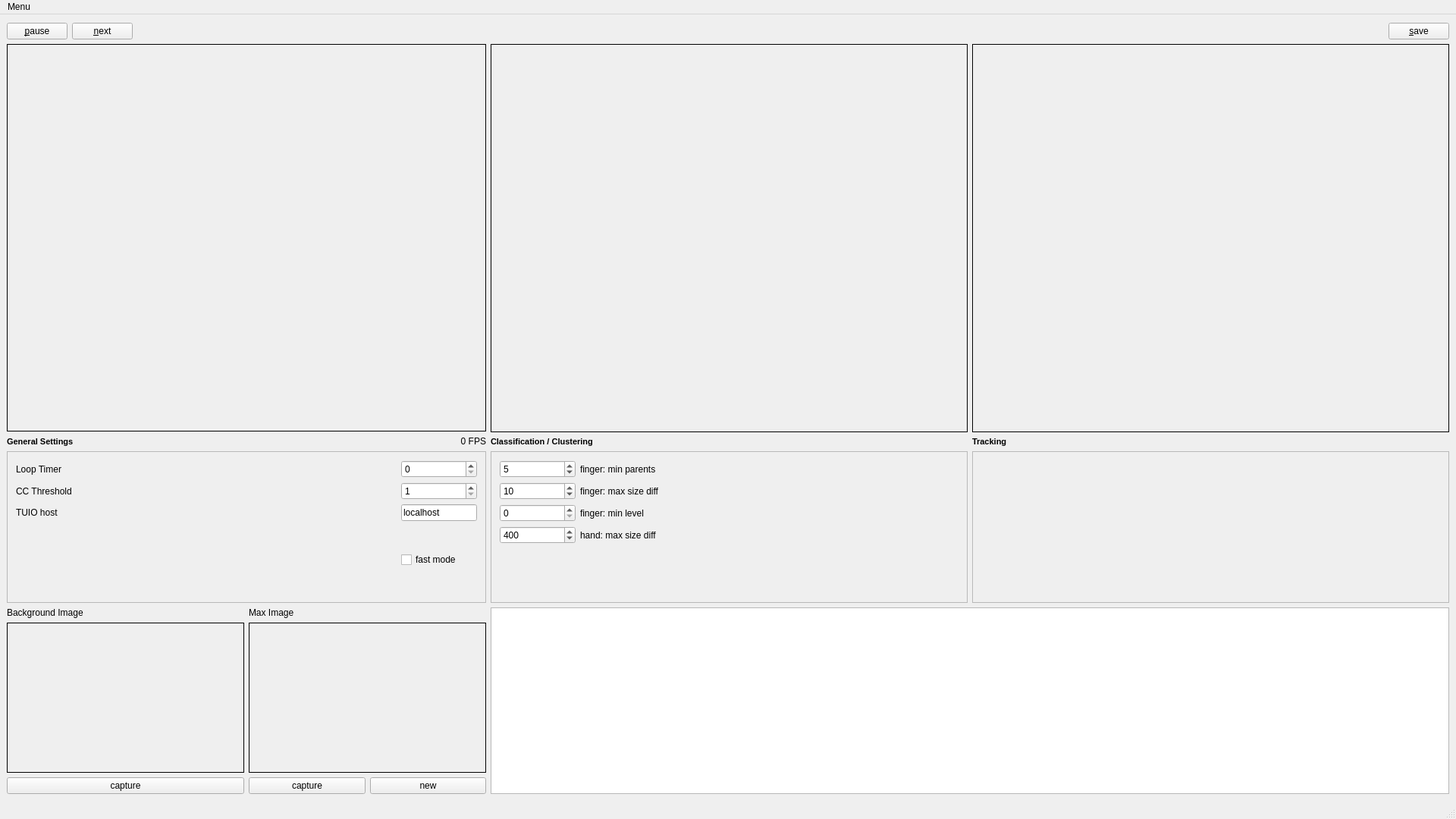
<?xml version="1.0" encoding="UTF-8"?>
<ui version="4.0">
 <class>ImageProcessingWindow</class>
 <widget class="QMainWindow" name="ImageProcessingWindow">
  <property name="geometry">
   <rect>
    <x>0</x>
    <y>0</y>
    <width>1920</width>
    <height>1080</height>
   </rect>
  </property>
  <property name="minimumSize">
   <size>
    <width>1280</width>
    <height>720</height>
   </size>
  </property>
  <property name="maximumSize">
   <size>
    <width>4096</width>
    <height>2048</height>
   </size>
  </property>
  <property name="windowTitle">
   <string>MainWindow</string>
  </property>
  <widget class="QWidget" name="gridLayout_all">
   <property name="autoFillBackground">
    <bool>true</bool>
   </property>
   <layout class="QGridLayout" name="gridLayout_3" rowstretch="0,0,3,0,1" columnstretch="1,2">
    <property name="leftMargin">
     <number>9</number>
    </property>
    <property name="rightMargin">
     <number>9</number>
    </property>
    <item row="1" column="1">
     <layout class="QHBoxLayout" name="horizontalLayout_top" stretch="0,0,0">
      <item>
       <widget class="QLabel" name="labelImageName">
        <property name="text">
         <string/>
        </property>
       </widget>
      </item>
      <item>
       <spacer name="horizontalSpacer_2">
        <property name="orientation">
         <enum>Qt::Horizontal</enum>
        </property>
        <property name="sizeHint" stdset="0">
         <size>
          <width>40</width>
          <height>20</height>
         </size>
        </property>
       </spacer>
      </item>
      <item>
       <widget class="QPushButton" name="btnSaveImages">
        <property name="focusPolicy">
         <enum>Qt::NoFocus</enum>
        </property>
        <property name="text">
         <string>&amp;save</string>
        </property>
        <property name="checkable">
         <bool>true</bool>
        </property>
       </widget>
      </item>
     </layout>
    </item>
    <item row="2" column="0">
     <layout class="QVBoxLayout" name="verticalLayout_gerneral">
      <item>
       <widget class="QLabel" name="labelImage1">
        <property name="enabled">
         <bool>true</bool>
        </property>
        <property name="sizePolicy">
         <sizepolicy hsizetype="Expanding" vsizetype="Expanding">
          <horstretch>0</horstretch>
          <verstretch>0</verstretch>
         </sizepolicy>
        </property>
        <property name="minimumSize">
         <size>
          <width>246</width>
          <height>171</height>
         </size>
        </property>
        <property name="maximumSize">
         <size>
          <width>1310</width>
          <height>894</height>
         </size>
        </property>
        <property name="sizeIncrement">
         <size>
          <width>1</width>
          <height>1</height>
         </size>
        </property>
        <property name="autoFillBackground">
         <bool>true</bool>
        </property>
        <property name="frameShape">
         <enum>QFrame::Box</enum>
        </property>
        <property name="text">
         <string/>
        </property>
        <property name="scaledContents">
         <bool>true</bool>
        </property>
       </widget>
      </item>
      <item>
       <layout class="QHBoxLayout" name="horizontalLayout_2" stretch="1,1">
        <property name="spacing">
         <number>0</number>
        </property>
        <property name="sizeConstraint">
         <enum>QLayout::SetMinAndMaxSize</enum>
        </property>
        <item>
         <widget class="QLabel" name="label_3">
          <property name="sizePolicy">
           <sizepolicy hsizetype="Preferred" vsizetype="Preferred">
            <horstretch>0</horstretch>
            <verstretch>0</verstretch>
           </sizepolicy>
          </property>
          <property name="font">
           <font>
            <pointsize>8</pointsize>
            <weight>75</weight>
            <bold>true</bold>
           </font>
          </property>
          <property name="text">
           <string>General Settings</string>
          </property>
         </widget>
        </item>
        <item>
         <widget class="QLabel" name="labelFPS">
          <property name="sizePolicy">
           <sizepolicy hsizetype="Preferred" vsizetype="Preferred">
            <horstretch>0</horstretch>
            <verstretch>0</verstretch>
           </sizepolicy>
          </property>
          <property name="text">
           <string>0 FPS</string>
          </property>
          <property name="alignment">
           <set>Qt::AlignBottom|Qt::AlignRight|Qt::AlignTrailing</set>
          </property>
         </widget>
        </item>
       </layout>
      </item>
      <item>
       <widget class="QScrollArea" name="scrollArea_2">
        <property name="sizePolicy">
         <sizepolicy hsizetype="Preferred" vsizetype="Preferred">
          <horstretch>0</horstretch>
          <verstretch>0</verstretch>
         </sizepolicy>
        </property>
        <property name="minimumSize">
         <size>
          <width>0</width>
          <height>200</height>
         </size>
        </property>
        <property name="maximumSize">
         <size>
          <width>16777215</width>
          <height>200</height>
         </size>
        </property>
        <property name="widgetResizable">
         <bool>true</bool>
        </property>
        <widget class="QWidget" name="scrollAreaWidgetContents_2">
         <property name="geometry">
          <rect>
           <x>0</x>
           <y>0</y>
           <width>627</width>
           <height>198</height>
          </rect>
         </property>
         <layout class="QGridLayout" name="gridLayout">
          <item row="3" column="0">
           <widget class="QLabel" name="label">
            <property name="text">
             <string>TUIO host</string>
            </property>
           </widget>
          </item>
          <item row="2" column="1">
           <widget class="QSpinBox" name="spinBoxCCThreshold">
            <property name="maximumSize">
             <size>
              <width>100</width>
              <height>100</height>
             </size>
            </property>
            <property name="minimum">
             <number>1</number>
            </property>
            <property name="maximum">
             <number>255</number>
            </property>
            <property name="value">
             <number>1</number>
            </property>
           </widget>
          </item>
          <item row="1" column="1">
           <widget class="QSpinBox" name="spinBoxLoopTimer">
            <property name="maximumSize">
             <size>
              <width>100</width>
              <height>100</height>
             </size>
            </property>
            <property name="maximum">
             <number>1000</number>
            </property>
            <property name="singleStep">
             <number>1</number>
            </property>
           </widget>
          </item>
          <item row="2" column="0">
           <widget class="QLabel" name="labelCCThresholdText">
            <property name="text">
             <string>CC Threshold</string>
            </property>
           </widget>
          </item>
          <item row="1" column="0">
           <widget class="QLabel" name="labelLoopTimerText">
            <property name="text">
             <string>Loop Timer</string>
            </property>
           </widget>
          </item>
          <item row="4" column="1">
           <widget class="QCheckBox" name="checkBoxFastMode">
            <property name="maximumSize">
             <size>
              <width>16777215</width>
              <height>100</height>
             </size>
            </property>
            <property name="text">
             <string>fast mode</string>
            </property>
           </widget>
          </item>
          <item row="4" column="0">
           <spacer name="verticalSpacer">
            <property name="orientation">
             <enum>Qt::Vertical</enum>
            </property>
            <property name="sizeType">
             <enum>QSizePolicy::Expanding</enum>
            </property>
            <property name="sizeHint" stdset="0">
             <size>
              <width>20</width>
              <height>40</height>
             </size>
            </property>
           </spacer>
          </item>
          <item row="3" column="1">
           <widget class="QLineEdit" name="textTUIOHost">
            <property name="sizePolicy">
             <sizepolicy hsizetype="Preferred" vsizetype="Fixed">
              <horstretch>0</horstretch>
              <verstretch>0</verstretch>
             </sizepolicy>
            </property>
            <property name="maximumSize">
             <size>
              <width>100</width>
              <height>100</height>
             </size>
            </property>
            <property name="text">
             <string>localhost</string>
            </property>
            <property name="maxLength">
             <number>20</number>
            </property>
           </widget>
          </item>
         </layout>
        </widget>
       </widget>
      </item>
     </layout>
    </item>
    <item row="4" column="0">
     <layout class="QHBoxLayout" name="horizontalLayout_calib">
      <item>
       <layout class="QVBoxLayout" name="verticalLayout_background" stretch="0,1,0">
        <item>
         <widget class="QLabel" name="labelBackgroundText">
          <property name="text">
           <string>Background Image</string>
          </property>
         </widget>
        </item>
        <item>
         <widget class="QLabel" name="labelImage4">
          <property name="sizePolicy">
           <sizepolicy hsizetype="Preferred" vsizetype="Preferred">
            <horstretch>0</horstretch>
            <verstretch>0</verstretch>
           </sizepolicy>
          </property>
          <property name="minimumSize">
           <size>
            <width>80</width>
            <height>55</height>
           </size>
          </property>
          <property name="maximumSize">
           <size>
            <width>655</width>
            <height>447</height>
           </size>
          </property>
          <property name="sizeIncrement">
           <size>
            <width>1</width>
            <height>1</height>
           </size>
          </property>
          <property name="baseSize">
           <size>
            <width>1</width>
            <height>1</height>
           </size>
          </property>
          <property name="autoFillBackground">
           <bool>true</bool>
          </property>
          <property name="frameShape">
           <enum>QFrame::Box</enum>
          </property>
          <property name="text">
           <string/>
          </property>
          <property name="scaledContents">
           <bool>true</bool>
          </property>
         </widget>
        </item>
        <item>
         <layout class="QHBoxLayout" name="horizontalLayout_3">
          <item>
           <widget class="QPushButton" name="buttonCaptureMin">
            <property name="sizePolicy">
             <sizepolicy hsizetype="Preferred" vsizetype="Preferred">
              <horstretch>0</horstretch>
              <verstretch>0</verstretch>
             </sizepolicy>
            </property>
            <property name="focusPolicy">
             <enum>Qt::NoFocus</enum>
            </property>
            <property name="text">
             <string>capture</string>
            </property>
           </widget>
          </item>
         </layout>
        </item>
       </layout>
      </item>
      <item>
       <layout class="QVBoxLayout" name="verticalLayout_max" stretch="0,1,0">
        <item>
         <widget class="QLabel" name="labelMaxText">
          <property name="text">
           <string>Max Image</string>
          </property>
         </widget>
        </item>
        <item>
         <widget class="QLabel" name="labelImage5">
          <property name="sizePolicy">
           <sizepolicy hsizetype="Preferred" vsizetype="Preferred">
            <horstretch>0</horstretch>
            <verstretch>0</verstretch>
           </sizepolicy>
          </property>
          <property name="minimumSize">
           <size>
            <width>80</width>
            <height>55</height>
           </size>
          </property>
          <property name="maximumSize">
           <size>
            <width>655</width>
            <height>447</height>
           </size>
          </property>
          <property name="sizeIncrement">
           <size>
            <width>1</width>
            <height>1</height>
           </size>
          </property>
          <property name="baseSize">
           <size>
            <width>1</width>
            <height>1</height>
           </size>
          </property>
          <property name="autoFillBackground">
           <bool>true</bool>
          </property>
          <property name="frameShape">
           <enum>QFrame::Box</enum>
          </property>
          <property name="text">
           <string/>
          </property>
          <property name="scaledContents">
           <bool>true</bool>
          </property>
         </widget>
        </item>
        <item>
         <layout class="QHBoxLayout" name="horizontalLayout">
          <item>
           <widget class="QPushButton" name="buttonCaptureMax">
            <property name="sizePolicy">
             <sizepolicy hsizetype="Preferred" vsizetype="Preferred">
              <horstretch>0</horstretch>
              <verstretch>0</verstretch>
             </sizepolicy>
            </property>
            <property name="text">
             <string>capture</string>
            </property>
           </widget>
          </item>
          <item>
           <widget class="QPushButton" name="buttonCreateMax">
            <property name="sizePolicy">
             <sizepolicy hsizetype="Preferred" vsizetype="Preferred">
              <horstretch>0</horstretch>
              <verstretch>0</verstretch>
             </sizepolicy>
            </property>
            <property name="focusPolicy">
             <enum>Qt::NoFocus</enum>
            </property>
            <property name="text">
             <string>new</string>
            </property>
           </widget>
          </item>
         </layout>
        </item>
       </layout>
      </item>
     </layout>
    </item>
    <item row="2" column="1">
     <layout class="QHBoxLayout" name="horizontalLayout_cluster_tracking" stretch="1,1">
      <item>
       <layout class="QVBoxLayout" name="verticalLayout_cluster" stretch="0,0,0">
        <item>
         <widget class="QLabel" name="labelImage2">
          <property name="sizePolicy">
           <sizepolicy hsizetype="Expanding" vsizetype="Expanding">
            <horstretch>0</horstretch>
            <verstretch>0</verstretch>
           </sizepolicy>
          </property>
          <property name="minimumSize">
           <size>
            <width>246</width>
            <height>171</height>
           </size>
          </property>
          <property name="maximumSize">
           <size>
            <width>1310</width>
            <height>894</height>
           </size>
          </property>
          <property name="sizeIncrement">
           <size>
            <width>1</width>
            <height>1</height>
           </size>
          </property>
          <property name="autoFillBackground">
           <bool>true</bool>
          </property>
          <property name="frameShape">
           <enum>QFrame::Box</enum>
          </property>
          <property name="text">
           <string/>
          </property>
          <property name="scaledContents">
           <bool>true</bool>
          </property>
         </widget>
        </item>
        <item>
         <widget class="QLabel" name="label_2">
          <property name="sizePolicy">
           <sizepolicy hsizetype="Preferred" vsizetype="Preferred">
            <horstretch>0</horstretch>
            <verstretch>0</verstretch>
           </sizepolicy>
          </property>
          <property name="font">
           <font>
            <pointsize>8</pointsize>
            <weight>75</weight>
            <bold>true</bold>
           </font>
          </property>
          <property name="text">
           <string>Classification / Clustering</string>
          </property>
         </widget>
        </item>
        <item>
         <widget class="QScrollArea" name="scrollArea">
          <property name="sizePolicy">
           <sizepolicy hsizetype="Preferred" vsizetype="Preferred">
            <horstretch>0</horstretch>
            <verstretch>0</verstretch>
           </sizepolicy>
          </property>
          <property name="minimumSize">
           <size>
            <width>0</width>
            <height>200</height>
           </size>
          </property>
          <property name="maximumSize">
           <size>
            <width>16777215</width>
            <height>200</height>
           </size>
          </property>
          <property name="widgetResizable">
           <bool>true</bool>
          </property>
          <widget class="QWidget" name="scrollAreaWidgetContents">
           <property name="geometry">
            <rect>
             <x>0</x>
             <y>0</y>
             <width>622</width>
             <height>198</height>
            </rect>
           </property>
           <layout class="QGridLayout" name="gridLayout_5">
            <item row="5" column="0">
             <widget class="QDoubleSpinBox" name="spinBoxSizeDiff">
              <property name="sizePolicy">
               <sizepolicy hsizetype="Preferred" vsizetype="Preferred">
                <horstretch>0</horstretch>
                <verstretch>0</verstretch>
               </sizepolicy>
              </property>
              <property name="maximumSize">
               <size>
                <width>100</width>
                <height>100</height>
               </size>
              </property>
              <property name="decimals">
               <number>0</number>
              </property>
              <property name="minimum">
               <double>0.000000000000000</double>
              </property>
              <property name="maximum">
               <double>500.000000000000000</double>
              </property>
              <property name="singleStep">
               <double>1.000000000000000</double>
              </property>
              <property name="value">
               <double>10.000000000000000</double>
              </property>
             </widget>
            </item>
            <item row="7" column="0">
             <widget class="QSpinBox" name="spinBoxHandSizeDiff">
              <property name="sizePolicy">
               <sizepolicy hsizetype="Preferred" vsizetype="Preferred">
                <horstretch>0</horstretch>
                <verstretch>0</verstretch>
               </sizepolicy>
              </property>
              <property name="maximumSize">
               <size>
                <width>100</width>
                <height>100</height>
               </size>
              </property>
              <property name="maximum">
               <number>1000</number>
              </property>
              <property name="value">
               <number>400</number>
              </property>
             </widget>
            </item>
            <item row="0" column="0">
             <widget class="QSpinBox" name="spinBoxMinParents">
              <property name="sizePolicy">
               <sizepolicy hsizetype="Preferred" vsizetype="Preferred">
                <horstretch>0</horstretch>
                <verstretch>0</verstretch>
               </sizepolicy>
              </property>
              <property name="maximumSize">
               <size>
                <width>100</width>
                <height>100</height>
               </size>
              </property>
              <property name="maximum">
               <number>10</number>
              </property>
              <property name="value">
               <number>5</number>
              </property>
             </widget>
            </item>
            <item row="6" column="0">
             <widget class="QSpinBox" name="spinBoxLevel">
              <property name="sizePolicy">
               <sizepolicy hsizetype="Preferred" vsizetype="Preferred">
                <horstretch>0</horstretch>
                <verstretch>0</verstretch>
               </sizepolicy>
              </property>
              <property name="maximumSize">
               <size>
                <width>100</width>
                <height>100</height>
               </size>
              </property>
              <property name="maximum">
               <number>255</number>
              </property>
              <property name="value">
               <number>0</number>
              </property>
             </widget>
            </item>
            <item row="6" column="2">
             <widget class="QLabel" name="labelClusteringSettings3">
              <property name="text">
               <string>finger: min level</string>
              </property>
             </widget>
            </item>
            <item row="7" column="2">
             <widget class="QLabel" name="labelClusteringSettings5">
              <property name="text">
               <string>hand: max size diff</string>
              </property>
             </widget>
            </item>
            <item row="0" column="2">
             <widget class="QLabel" name="labelClusteringSettings2_2">
              <property name="text">
               <string>finger: min parents</string>
              </property>
             </widget>
            </item>
            <item row="5" column="2">
             <widget class="QLabel" name="labelClusteringSettings4">
              <property name="text">
               <string>finger: max size diff</string>
              </property>
             </widget>
            </item>
            <item row="8" column="0">
             <spacer name="verticalSpacer_2">
              <property name="orientation">
               <enum>Qt::Vertical</enum>
              </property>
              <property name="sizeHint" stdset="0">
               <size>
                <width>20</width>
                <height>40</height>
               </size>
              </property>
             </spacer>
            </item>
           </layout>
          </widget>
         </widget>
        </item>
       </layout>
      </item>
      <item>
       <layout class="QVBoxLayout" name="verticalLayout_tracking">
        <item>
         <widget class="QLabel" name="labelImage3">
          <property name="sizePolicy">
           <sizepolicy hsizetype="Expanding" vsizetype="Expanding">
            <horstretch>0</horstretch>
            <verstretch>0</verstretch>
           </sizepolicy>
          </property>
          <property name="minimumSize">
           <size>
            <width>246</width>
            <height>171</height>
           </size>
          </property>
          <property name="maximumSize">
           <size>
            <width>1310</width>
            <height>894</height>
           </size>
          </property>
          <property name="sizeIncrement">
           <size>
            <width>1</width>
            <height>1</height>
           </size>
          </property>
          <property name="autoFillBackground">
           <bool>true</bool>
          </property>
          <property name="frameShape">
           <enum>QFrame::Box</enum>
          </property>
          <property name="text">
           <string/>
          </property>
          <property name="scaledContents">
           <bool>true</bool>
          </property>
         </widget>
        </item>
        <item>
         <widget class="QLabel" name="label_4">
          <property name="sizePolicy">
           <sizepolicy hsizetype="Preferred" vsizetype="Preferred">
            <horstretch>0</horstretch>
            <verstretch>0</verstretch>
           </sizepolicy>
          </property>
          <property name="font">
           <font>
            <pointsize>8</pointsize>
            <weight>75</weight>
            <bold>true</bold>
           </font>
          </property>
          <property name="text">
           <string>Tracking</string>
          </property>
         </widget>
        </item>
        <item>
         <widget class="QScrollArea" name="scrollArea_3">
          <property name="sizePolicy">
           <sizepolicy hsizetype="Preferred" vsizetype="Preferred">
            <horstretch>0</horstretch>
            <verstretch>0</verstretch>
           </sizepolicy>
          </property>
          <property name="minimumSize">
           <size>
            <width>0</width>
            <height>200</height>
           </size>
          </property>
          <property name="maximumSize">
           <size>
            <width>16777215</width>
            <height>200</height>
           </size>
          </property>
          <property name="widgetResizable">
           <bool>true</bool>
          </property>
          <widget class="QWidget" name="scrollAreaWidgetContents_3">
           <property name="geometry">
            <rect>
             <x>0</x>
             <y>0</y>
             <width>621</width>
             <height>198</height>
            </rect>
           </property>
          </widget>
         </widget>
        </item>
       </layout>
      </item>
     </layout>
    </item>
    <item row="1" column="0">
     <layout class="QHBoxLayout" name="horizontalLayout_pause">
      <item>
       <widget class="QPushButton" name="btnPauseResume">
        <property name="text">
         <string>&amp;pause</string>
        </property>
       </widget>
      </item>
      <item>
       <widget class="QPushButton" name="btnNextFrame">
        <property name="focusPolicy">
         <enum>Qt::NoFocus</enum>
        </property>
        <property name="text">
         <string>&amp;next</string>
        </property>
       </widget>
      </item>
      <item>
       <spacer name="horizontalSpacer">
        <property name="orientation">
         <enum>Qt::Horizontal</enum>
        </property>
        <property name="sizeType">
         <enum>QSizePolicy::MinimumExpanding</enum>
        </property>
        <property name="sizeHint" stdset="0">
         <size>
          <width>10</width>
          <height>10</height>
         </size>
        </property>
       </spacer>
      </item>
     </layout>
    </item>
    <item row="4" column="1">
     <widget class="QTextBrowser" name="textField"/>
    </item>
   </layout>
  </widget>
  <widget class="QMenuBar" name="menuBar">
   <property name="geometry">
    <rect>
     <x>0</x>
     <y>0</y>
     <width>1920</width>
     <height>29</height>
    </rect>
   </property>
   <widget class="QMenu" name="menuMenu">
    <property name="title">
     <string>Menu</string>
    </property>
    <widget class="QMenu" name="menuDevice">
     <property name="title">
      <string>Device</string>
     </property>
     <widget class="QMenu" name="menuCamera">
      <property name="title">
       <string>Camera</string>
      </property>
      <addaction name="actionGrasshopper"/>
      <addaction name="actionOtherCam"/>
     </widget>
     <addaction name="actionImage_Stream"/>
     <addaction name="actionVideo_File"/>
     <addaction name="menuCamera"/>
    </widget>
    <addaction name="actionCalibrate"/>
    <addaction name="menuDevice"/>
   </widget>
   <addaction name="menuMenu"/>
  </widget>
  <widget class="QStatusBar" name="statusBar"/>
  <action name="actionCalibrate">
   <property name="text">
    <string>Calibrate</string>
   </property>
  </action>
  <action name="actionImage_Stream">
   <property name="checkable">
    <bool>true</bool>
   </property>
   <property name="text">
    <string>Image Stream</string>
   </property>
  </action>
  <action name="actionGrasshopper">
   <property name="checkable">
    <bool>true</bool>
   </property>
   <property name="text">
    <string>Grasshopper</string>
   </property>
  </action>
  <action name="actionVideo_File">
   <property name="checkable">
    <bool>true</bool>
   </property>
   <property name="text">
    <string>Video File</string>
   </property>
  </action>
  <action name="actionOtherCam">
   <property name="checkable">
    <bool>true</bool>
   </property>
   <property name="text">
    <string>Other</string>
   </property>
  </action>
 </widget>
 <layoutdefault spacing="6" margin="11"/>
 <resources/>
 <connections/>
</ui>
